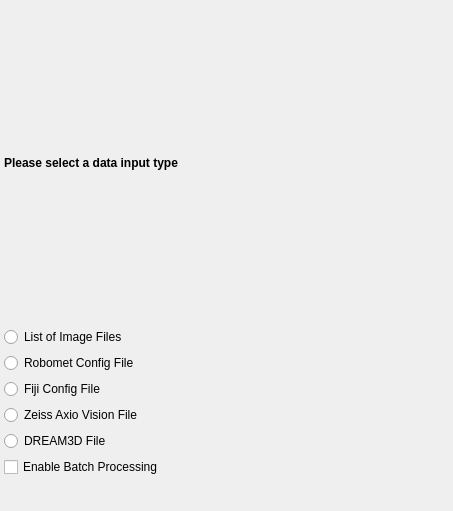
<?xml version="1.0" encoding="UTF-8"?>
<ui version="4.0">
 <class>FileTypeSelectionPage</class>
 <widget class="QWizardPage" name="FileTypeSelectionPage">
  <property name="geometry">
   <rect>
    <x>0</x>
    <y>0</y>
    <width>453</width>
    <height>511</height>
   </rect>
  </property>
  <property name="windowTitle">
   <string>WizardPage</string>
  </property>
  <layout class="QVBoxLayout" name="verticalLayout">
   <property name="leftMargin">
    <number>4</number>
   </property>
   <property name="topMargin">
    <number>4</number>
   </property>
   <property name="rightMargin">
    <number>4</number>
   </property>
   <property name="bottomMargin">
    <number>4</number>
   </property>
   <item>
    <widget class="QLabel" name="label">
     <property name="font">
      <font>
       <weight>75</weight>
       <bold>true</bold>
      </font>
     </property>
     <property name="text">
      <string>Please select a data input type</string>
     </property>
    </widget>
   </item>
   <item>
    <widget class="QRadioButton" name="imageFileListRB">
     <property name="text">
      <string>List of Image Files</string>
     </property>
    </widget>
   </item>
   <item>
    <widget class="QRadioButton" name="robometFileRB">
     <property name="text">
      <string>Robomet Config File</string>
     </property>
    </widget>
   </item>
   <item>
    <widget class="QRadioButton" name="fijiFileRB">
     <property name="text">
      <string>Fiji Config File</string>
     </property>
    </widget>
   </item>
   <item>
    <widget class="QRadioButton" name="zeissFileRB">
     <property name="text">
      <string>Zeiss Axio Vision File</string>
     </property>
    </widget>
   </item>
   <item>
    <widget class="QRadioButton" name="dream3dFileRB">
     <property name="text">
      <string>DREAM3D File</string>
     </property>
    </widget>
   </item>
   <item>
    <widget class="QCheckBox" name="batchProcessingCB">
     <property name="text">
      <string>Enable Batch Processing</string>
     </property>
    </widget>
   </item>
   <item>
    <spacer name="verticalSpacer">
     <property name="orientation">
      <enum>Qt::Vertical</enum>
     </property>
     <property name="sizeType">
      <enum>QSizePolicy::Preferred</enum>
     </property>
     <property name="sizeHint" stdset="0">
      <size>
       <width>20</width>
       <height>30</height>
      </size>
     </property>
    </spacer>
   </item>
  </layout>
 </widget>
 <tabstops>
  <tabstop>imageFileListRB</tabstop>
  <tabstop>robometFileRB</tabstop>
  <tabstop>fijiFileRB</tabstop>
  <tabstop>zeissFileRB</tabstop>
  <tabstop>dream3dFileRB</tabstop>
 </tabstops>
 <resources/>
 <connections/>
</ui>
